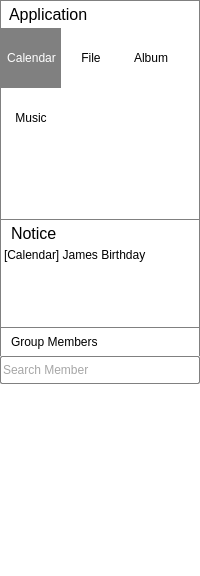
          <widget class="QStackedWidget" name="right">
           <property name="sizePolicy">
            <sizepolicy hsizetype="Fixed" vsizetype="Preferred">
             <horstretch>0</horstretch>
             <verstretch>0</verstretch>
            </sizepolicy>
           </property>
           <property name="minimumSize">
            <size>
             <width>200</width>
             <height>0</height>
            </size>
           </property>
           <property name="maximumSize">
            <size>
             <width>200</width>
             <height>16777215</height>
            </size>
           </property>
           <widget class="QWidget" name="page_3">
            <layout class="QVBoxLayout" name="verticalLayout_2">
             <property name="spacing">
              <number>0</number>
             </property>
             <property name="leftMargin">
              <number>0</number>
             </property>
             <property name="topMargin">
              <number>0</number>
             </property>
             <property name="rightMargin">
              <number>0</number>
             </property>
             <property name="bottomMargin">
              <number>0</number>
             </property>
             <item>
              <widget class="QLabel" name="label">
               <property name="sizePolicy">
                <sizepolicy hsizetype="Preferred" vsizetype="Fixed">
                 <horstretch>0</horstretch>
                 <verstretch>0</verstretch>
                </sizepolicy>
               </property>
               <property name="minimumSize">
                <size>
                 <width>0</width>
                 <height>28</height>
                </size>
               </property>
               <property name="maximumSize">
                <size>
                 <width>16777215</width>
                 <height>28</height>
                </size>
               </property>
               <property name="styleSheet">
                <string notr="true">QLabel
{
background-color:white;
color:black;

border-top:1px solid gray;
border-bottom:none;
border-left:1px solid gray;
border-right:1px solid gray;
}</string>
               </property>
               <property name="text">
                <string>&lt;!DOCTYPE HTML PUBLIC &quot;-//W3C//DTD HTML 4.0//EN&quot; &quot;http://www.w3.org/TR/REC-html40/strict.dtd&quot;&gt;
&lt;html&gt;&lt;head&gt;&lt;meta name=&quot;qrichtext&quot; content=&quot;1&quot; /&gt;&lt;style type=&quot;text/css&quot;&gt;
p, li { white-space: pre-wrap; }
&lt;/style&gt;&lt;/head&gt;&lt;body style=&quot; font-family:'SimSun'; font-size:9pt; font-weight:400; font-style:normal;&quot;&gt;
&lt;p style=&quot; margin-top:0px; margin-bottom:0px; margin-left:0px; margin-right:0px; -qt-block-indent:0; text-indent:0px;&quot;&gt;&lt;span style=&quot; font-size:12pt;&quot;&gt;Application&lt;/span&gt;&lt;/p&gt;&lt;/body&gt;&lt;/html&gt;</string>
               </property>
               <property name="indent">
                <number>8</number>
               </property>
              </widget>
             </item>
             <item>
              <widget class="QListWidget" name="app_list">
               <property name="focusPolicy">
                <enum>Qt::NoFocus</enum>
               </property>
               <property name="styleSheet">
                <string notr="true">QListWidget
{
border-top:none;
border-bottom:1px solid gray;
border-left:1px solid gray;
border-right:1px solid gray;
}
QListWidget::item
{
width:60;height:60;
background: transparent;
}
QListWidget::item:selected
{
width:60;height:60;
background: gray;
}
QListWidget::item:hover
{
width:60;height:60;
background: rgb(207, 207, 207)
}</string>
               </property>
               <property name="movement">
                <enum>QListView::Free</enum>
               </property>
               <property name="flow">
                <enum>QListView::LeftToRight</enum>
               </property>
               <property name="isWrapping" stdset="0">
                <bool>true</bool>
               </property>
               <property name="resizeMode">
                <enum>QListView::Adjust</enum>
               </property>
               <property name="layoutMode">
                <enum>QListView::SinglePass</enum>
               </property>
               <property name="spacing">
                <number>0</number>
               </property>
               <property name="viewMode">
                <enum>QListView::IconMode</enum>
               </property>
               <property name="modelColumn">
                <number>0</number>
               </property>
               <property name="uniformItemSizes">
                <bool>false</bool>
               </property>
               <property name="batchSize">
                <number>100</number>
               </property>
               <property name="wordWrap">
                <bool>false</bool>
               </property>
               <property name="selectionRectVisible">
                <bool>true</bool>
               </property>
               <property name="currentRow">
                <number>0</number>
               </property>
               <property name="sortingEnabled">
                <bool>false</bool>
               </property>
               <item>
                <property name="text">
                 <string>Calendar</string>
                </property>
                <property name="foreground">
                 <brush brushstyle="NoBrush">
                  <color alpha="255">
                   <red>129</red>
                   <green>129</green>
                   <blue>129</blue>
                  </color>
                 </brush>
                </property>
                <property name="icon">
                 <iconset>
                  <normaloff>:/res/group/fcg.png</normaloff>:/res/group/fcg.png</iconset>
                </property>
               </item>
               <item>
                <property name="text">
                 <string>File</string>
                </property>
                <property name="foreground">
                 <brush brushstyle="NoBrush">
                  <color alpha="255">
                   <red>129</red>
                   <green>129</green>
                   <blue>129</blue>
                  </color>
                 </brush>
                </property>
                <property name="icon">
                 <iconset>
                  <normaloff>:/res/group/fcf.png</normaloff>:/res/group/fcf.png</iconset>
                </property>
               </item>
               <item>
                <property name="text">
                 <string>Album</string>
                </property>
                <property name="foreground">
                 <brush brushstyle="NoBrush">
                  <color alpha="255">
                   <red>129</red>
                   <green>129</green>
                   <blue>129</blue>
                  </color>
                 </brush>
                </property>
                <property name="icon">
                 <iconset>
                  <normaloff>:/res/group/fcv.png</normaloff>:/res/group/fcv.png</iconset>
                </property>
               </item>
               <item>
                <property name="text">
                 <string>Music</string>
                </property>
                <property name="foreground">
                 <brush brushstyle="NoBrush">
                  <color alpha="255">
                   <red>129</red>
                   <green>129</green>
                   <blue>129</blue>
                  </color>
                 </brush>
                </property>
                <property name="icon">
                 <iconset>
                  <normaloff>:/res/group/fdc.png</normaloff>:/res/group/fdc.png</iconset>
                </property>
               </item>
              </widget>
             </item>
             <item>
              <widget class="QLabel" name="label_2">
               <property name="sizePolicy">
                <sizepolicy hsizetype="Preferred" vsizetype="Fixed">
                 <horstretch>0</horstretch>
                 <verstretch>0</verstretch>
                </sizepolicy>
               </property>
               <property name="minimumSize">
                <size>
                 <width>0</width>
                 <height>28</height>
                </size>
               </property>
               <property name="maximumSize">
                <size>
                 <width>16777215</width>
                 <height>28</height>
                </size>
               </property>
               <property name="styleSheet">
                <string notr="true">QLabel
{
background-color:white;
color:black;

border-top:none;
border-bottom:none;
border-left:1px solid gray;
border-right:1px solid gray;
}</string>
               </property>
               <property name="text">
                <string>&lt;html&gt;&lt;head/&gt;&lt;body&gt;&lt;p&gt;&lt;span style=&quot; font-size:12pt;&quot;&gt;Notice&lt;/span&gt;&lt;/p&gt;&lt;/body&gt;&lt;/html&gt;</string>
               </property>
               <property name="indent">
                <number>10</number>
               </property>
              </widget>
             </item>
             <item>
              <widget class="QListWidget" name="notice_list">
               <property name="sizePolicy">
                <sizepolicy hsizetype="Expanding" vsizetype="Fixed">
                 <horstretch>0</horstretch>
                 <verstretch>0</verstretch>
                </sizepolicy>
               </property>
               <property name="minimumSize">
                <size>
                 <width>0</width>
                 <height>80</height>
                </size>
               </property>
               <property name="maximumSize">
                <size>
                 <width>16777215</width>
                 <height>80</height>
                </size>
               </property>
               <property name="styleSheet">
                <string notr="true">QListWidget
{
border-top:none;
border-bottom:1px solid gray;
border-left:1px solid gray;
border-right:1px solid gray;
}</string>
               </property>
               <item>
                <property name="text">
                 <string>[Calendar] James Birthday</string>
                </property>
                <property name="foreground">
                 <brush brushstyle="NoBrush">
                  <color alpha="255">
                   <red>134</red>
                   <green>134</green>
                   <blue>134</blue>
                  </color>
                 </brush>
                </property>
               </item>
              </widget>
             </item>
             <item>
              <layout class="QHBoxLayout" name="horizontalLayout_4">
               <property name="spacing">
                <number>0</number>
               </property>
               <item>
                <widget class="QLabel" name="label_3">
                 <property name="sizePolicy">
                  <sizepolicy hsizetype="Preferred" vsizetype="Fixed">
                   <horstretch>0</horstretch>
                   <verstretch>0</verstretch>
                  </sizepolicy>
                 </property>
                 <property name="minimumSize">
                  <size>
                   <width>0</width>
                   <height>28</height>
                  </size>
                 </property>
                 <property name="maximumSize">
                  <size>
                   <width>16777215</width>
                   <height>28</height>
                  </size>
                 </property>
                 <property name="styleSheet">
                  <string notr="true">QLabel
{
background-color:white;
color:black;

border-top:none;
border-bottom:none;
border-left:1px solid gray;
border-right:none;
}</string>
                 </property>
                 <property name="text">
                  <string>&lt;html&gt;&lt;head/&gt;&lt;body&gt;&lt;p&gt;Group Members&lt;/p&gt;&lt;/body&gt;&lt;/html&gt;</string>
                 </property>
                 <property name="indent">
                  <number>10</number>
                 </property>
                </widget>
               </item>
               <item>
                <widget class="QLabel" name="label_4">
                 <property name="styleSheet">
                  <string notr="true">QLabel
{
background-color:white;
color:black;

border-top:none;
border-bottom:none;
border-left:none;
border-right:1px solid gray;
}</string>
                 </property>
                 <property name="text">
                  <string/>
                 </property>
                 <property name="indent">
                  <number>3</number>
                 </property>
                </widget>
               </item>
              </layout>
             </item>
             <item>
              <widget class="QLineEdit" name="find">
               <property name="minimumSize">
                <size>
                 <width>0</width>
                 <height>28</height>
                </size>
               </property>
               <property name="maximumSize">
                <size>
                 <width>16777215</width>
                 <height>28</height>
                </size>
               </property>
               <property name="styleSheet">
                <string notr="true">QLineEdit
{
background-color:rgb(255, 255, 255);
color:rgb(166, 166, 166);
border-radius:2px;
border:1px solid gray;
}</string>
               </property>
               <property name="inputMask">
                <string/>
               </property>
               <property name="text">
                <string>Search Member</string>
               </property>
              </widget>
             </item>
             <item>
              <widget class="QListView" name="group_list">
               <property name="styleSheet">
                <string notr="true">QListView
{
border:none;
}</string>
               </property>
              </widget>
             </item>
            </layout>
           </widget>
          </widget>
